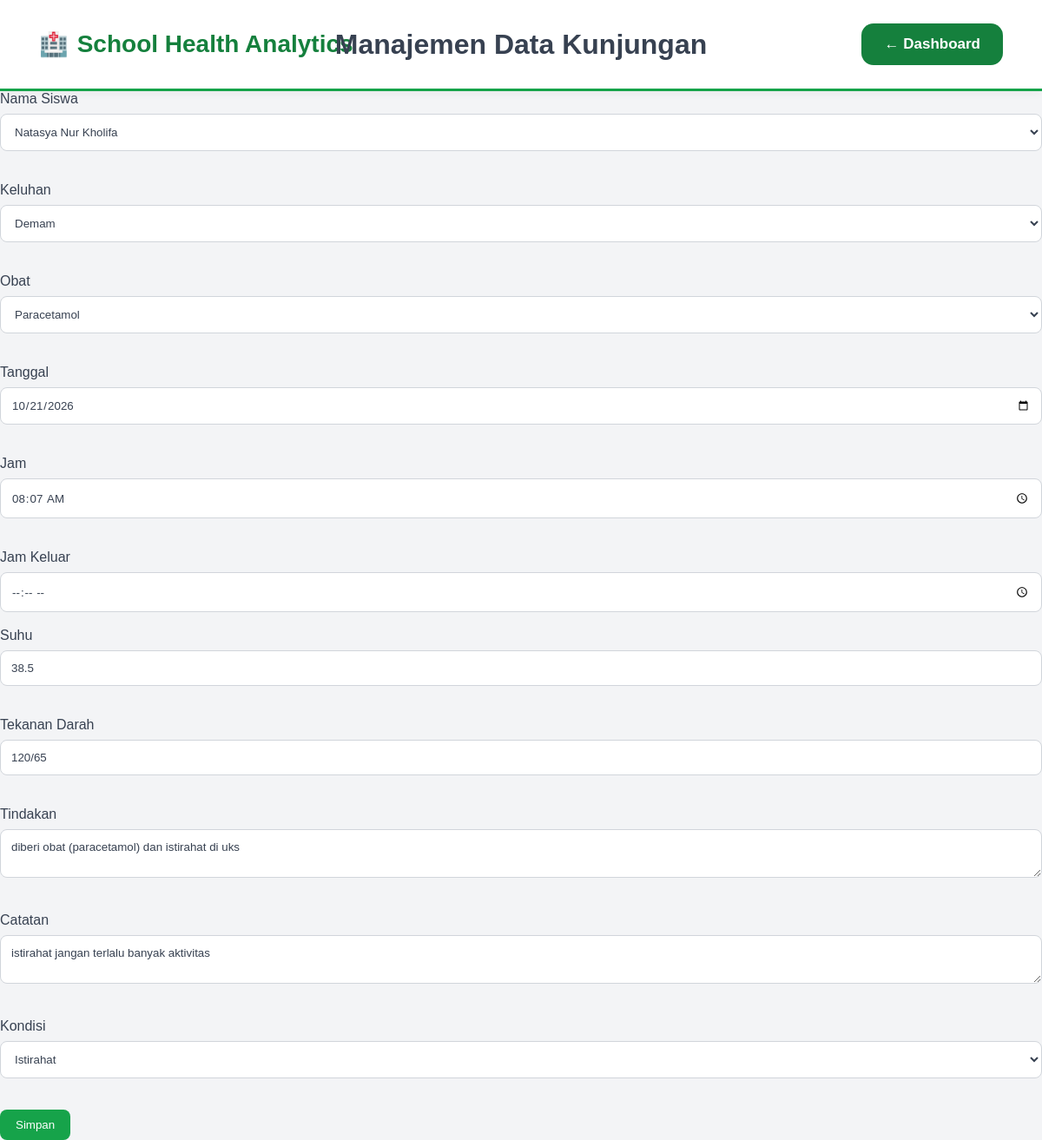
The app's page /kunjungan/edit.php?id=7 with its own data.
### tables this page shows
CREATE TABLE `kunjungan` (
  `id` int(11) NOT NULL,
  `siswa_id` int(11) DEFAULT NULL,
  `obat_id` int(11) DEFAULT NULL,
  `keluhan_id` int(11) DEFAULT NULL,
  `tanggal` date DEFAULT NULL,
  `jam` time DEFAULT NULL,
  `suhu` decimal(4,1) DEFAULT NULL,
  `tekanan_darah` varchar(20) DEFAULT NULL,
  `tindakan` text DEFAULT NULL,
  `catatan` text DEFAULT NULL,
  `kondisi` enum('Pulang','Istirahat','Rujuk') DEFAULT NULL,
  `petugas_id` int(11) DEFAULT NULL,
  `jam_keluar` time DEFAULT NULL
);

CREATE TABLE `siswa` (
  `id` int(11) NOT NULL,
  `nis` varchar(20) DEFAULT NULL,
  `nama` varchar(100) DEFAULT NULL,
  `jenis_kelamin` enum('L','P') DEFAULT NULL,
  `kelas` varchar(20) DEFAULT NULL,
  `tanggal_lahir` date DEFAULT NULL,
  `alamat` text DEFAULT NULL
);

CREATE TABLE `keluhan` (
  `id` int(11) NOT NULL,
  `nama_keluhan` varchar(100) DEFAULT NULL
);

CREATE TABLE `obat` (
  `id` int(11) NOT NULL,
  `nama_obat` varchar(100) DEFAULT NULL,
  `kategori` varchar(50) DEFAULT NULL,
  `stok` int(11) DEFAULT NULL,
  `satuan` varchar(30) DEFAULT NULL,
  `expired` date DEFAULT NULL,
  `created_at` timestamp NOT NULL DEFAULT current_timestamp()
);

### kunjungan/edit.php (the view, shortened to what this page needs)
<?php
include "../config/koneksi.php";
$id = $_GET['id'];
$data = mysqli_fetch_assoc(mysqli_query($conn,"
SELECT * FROM kunjungan WHERE id='$id'
"));
$siswa = mysqli_query($conn,"SELECT * FROM siswa");
$obat = mysqli_query($conn,"SELECT * FROM obat");
$keluhan = mysqli_query($conn,"SELECT * FROM keluhan");
?>
<!DOCTYPE html>
<html>
<head>
<link rel="stylesheet" href="../assets/css/dashboard.css">
</head>
<header class="navbar">
    <div class="navbar-logo">
        <span class="logo-icon">🏥</span>
        <span>School Health Analytics</span>
    </div>
    <div class="navbar-title">
        Manajemen Data Kunjungan
    </div>
    <a href="../dashboard.php" class="btn-dashboard">
        ← Dashboard
    </a>
</header>
<form action="proses_edit.php" method="POST">
<label>Nama Siswa</label>
<select name="siswa_id">
<?php while($s=mysqli_fetch_assoc($siswa)){ ?>
<option
value="<?=$s['id'];?>"
<?=$s['id']==$data['siswa_id']?'selected':'';?>>
<?=$s['nama'];?>
</option>
<?php } ?>
</select>
<br><br>
<label>Keluhan</label>
<select name="keluhan_id">
<?php while($k=mysqli_fetch_assoc($keluhan)){ ?>
<option
value="<?=$k['id'];?>"
<?=$k['id']==$data['keluhan_id']?'selected':'';?>>
<?=$k['nama_keluhan'];?>
</option>
<?php } ?>
</select>
<br><br>
<label>Obat</label>
<select name="obat_id">
<?php while($o=mysqli_fetch_assoc($obat)){ ?>
<option
value="<?=$o['id'];?>"
<?=$o['id']==$data['obat_id']?'selected':'';?>>
<?=$o['nama_obat'];?>
</option>
<?php } ?>
</select>
<br><br>
<label>Tanggal</label>
<input type="date"
name="tanggal"
value="<?=$data['tanggal'];?>">
<br><br>
<label>Jam</label>
<input
type="time"
name="jam"
value="<?=$data['jam'];?>">
<br><br>
<label>Jam Keluar</label>
<input
type="time"
name="jam_keluar"
value="<?=$data['jam_keluar'] ?? '';?>">
<label>Suhu</label>
<input
type="number"
step="0.1"
name="suhu"
value="<?=$data['suhu'];?>">
<br><br>
<label>Tekanan Darah</label>
<input
type="text"
name="tekanan_darah"
value="<?=$data['tekanan_darah'];?>">
<br><br>
<label>Tindakan</label>
<textarea
name="tindakan"><?=$data['tindakan'];?></textarea>
<br><br>
<label>Catatan</label>
<textarea
name="catatan"><?=$data['catatan'];?></textarea>
<br><br>
<label>Kondisi</label>
<select name="kondisi">
<option <?=$data['kondisi']=="Istirahat"?"selected":"";?>>
Istirahat
</option>
</select>
<br><br>
<button
type="submit"
class="btn-save">
Simpan
</button>
</form>
</body>
</html>

### assets/css/dashboard.css (style rules this page uses)
* { margin:0; padding:0; box-sizing:border-box; font-family:Arial, Helvetica, sans-serif; }
.btn-add, .btn-save, .btn-edit, .btn-delete, .btn-back, .back-link, .btn-cancel { display:inline-block; text-decoration:none; border:none; padding:10px 18px; border-radius:8px; cursor:pointer; transition:.3s; color:white; }
.btn-add, .btn-save { background:#22c55e; }
input, select, textarea { width:100%; padding:12px; margin-top:8px; margin-bottom:18px; border:1px solid #ddd; border-radius:8px; outline:none; }
.btn-dashboard { background:#2563eb; color:#fff; text-decoration:none; padding:12px 24px; border-radius:12px; font-weight:600; transition:.3s; }
.navbar { width: 100%; min-height: 105px; display: flex; align-items: center; justify-content: space-between; padding: 0 45px; box-sizing: border-box; background: #ffffff; border-bottom: 3px solid #2563eb; box-shadow: 0 2px 10px rgba(0, 0, 0, 0.05); }
.navbar-logo { display: flex; align-items: center; gap: 10px; color: #2563eb; font-size: 28px; font-weight: 700; white-space: nowrap; }
.logo-icon { font-size: 27px; }
.navbar-title { position: absolute; left: 50%; transform: translateX(-50%); color: #172033; font-size: 32px; font-weight: 700; white-space: nowrap; }
.btn-dashboard { display: inline-flex; align-items: center; justify-content: center; padding: 14px 26px; background: #2563eb; color: #ffffff; text-decoration: none; border-radius: 14px; font-size: 17px; font-weight: 600; transition: 0.3s; }
.btn-add, .btn-save { background: #16a34a; }
input, select, textarea { background: #ffffff; border: 1px solid #d1d5db; color: #374151; }
.btn-dashboard { background: #15803d; color: #ffffff; }
.navbar { background: #ffffff; border-bottom: 3px solid #16a34a; }
.navbar-logo { color: #15803d; }
.navbar-title { color: #374151; }
.navbar .btn-dashboard { background: #15803d; }

### records on screen
kunjungan: siswa_id "Natasya Nur Kholifa", keluhan_id "Demam", obat_id "Paracetamol", tanggal "10/21/2026", jam "08:07:00", suhu "38.5", tekanan_darah "120/65", tindakan "diberi obat (paracetamol) dan istirahat di uks", catatan "istirahat jangan terlalu banyak aktivitas", kondisi "Istirahat"
